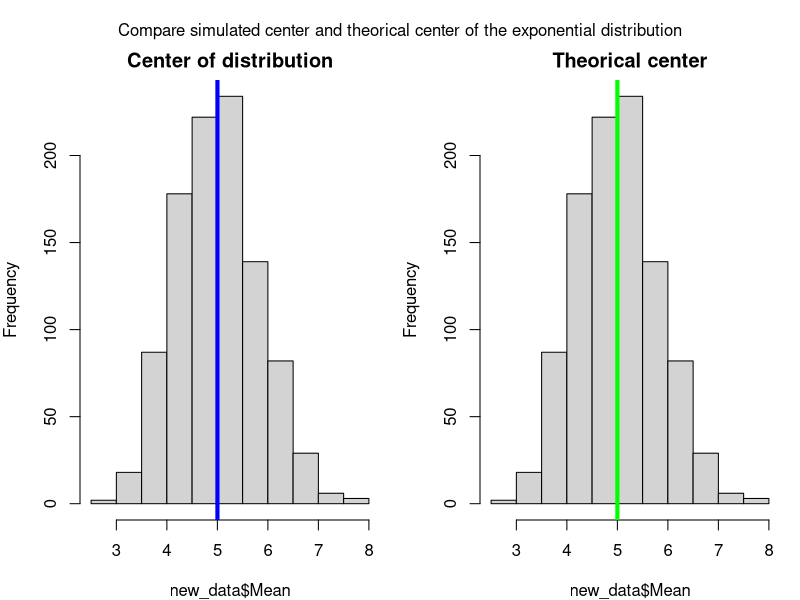
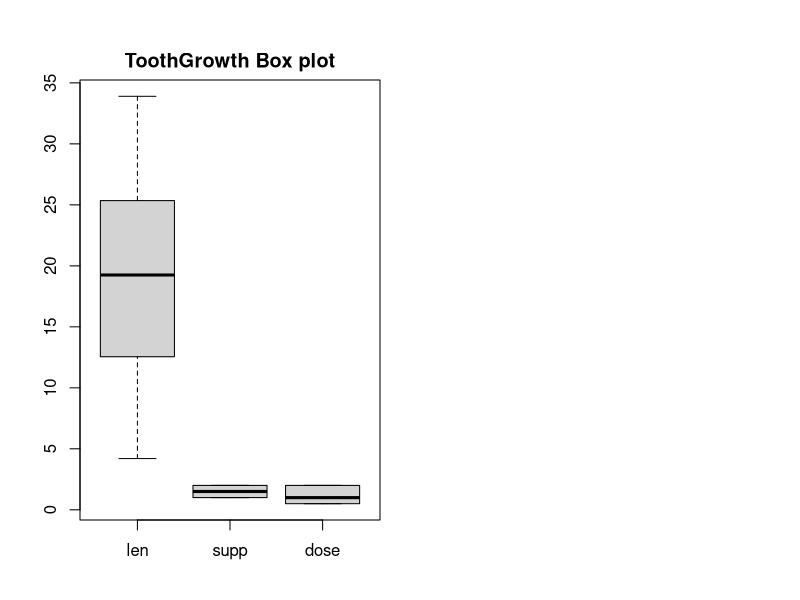

These charts were generated, in order, by the following R code:
## ---- chunk 1
#Simulation of exponential distribution
n<-40; nosim <- 1000; lambda <- 0.2
#Data 
dist <- matrix(rexp(nosim*n, lambda), nosim)
data <- data.frame(dist)
## ---- chunk 2
#Generate Distribution of mean columns data
meanDist <- vector(); sdDist <- vector()
for (i in 1:nrow(data)){
    meanDist[i] <- mean(dist[i,],na.rm=T)
    sdDist[i] <- sd(dist[i,],na.rm=T)
}  
new_data <- data.frame(cbind(meanDist,sdDist))
names(new_data) <- c("Mean","SD")
# compare means 
Table = data.frame(cbind(mean(new_data$Mean),1/lambda)); names(Table) <- c("Simulated","Theorical")
## ---- chunk 3
paste("The simulated center of the distribution ", Table$Simulated, "is close to  the theorical center of the distribution :", Table$Theorical)
## ---- chunk 4
par(mfrow = c(1, 2), mar = c(4, 4, 2, 1), oma = c(0, 0, 2, 0)) 
with(data, {
    hist(new_data$Mean,main="Center of distribution")
    abline(v=mean(new_data$Mean),lwd=4,col="blue")
    hist(new_data$Mean,main="Theorical center")
    abline(v=1/lambda,lwd=4,col="green")
    mtext("Compare simulated center and theorical center of the exponential distribution", outer = TRUE)
})
## ---- chunk 5
# compare means 
Table = data.frame(cbind(mean(new_data$SD),1/lambda));names(Table) <- c("Simulated","Theorical")
## ---- chunk 6
library(xtable);xt <- xtable(Table);print(xt, type = "html")
## ---- chunk 7
#Confidence interval  
xbar <- mean(new_data$Mean)
var <- var(new_data$Mean)
ME <- 1.96*sqrt(var/1000)
xbar +c(-ME,+ME)
## ---- chunk 8
#Simulation of exponential distribution
library(datasets);data(ToothGrowth) 
data <- ToothGrowth
boxplot(data,main="ToothGrowth Box plot")
## ---- chunk 9
#Simulation of exponential distribution
summary(data)
## ---- chunk 10
#Simulation of exponential distribution
#library(UsingR)
#Len for VC
vc05 = data$len[data$supp=="VC" & data$dose==0.5]; vc1 = data$len[data$supp=="VC" & data$dose==1.0];vc2 = data$len[data$supp=="VC" & data$dose==2.0]
#Len for OJ
oj05 = data$len[data$supp=="OJ" & data$dose==0.5]; oj1 = data$len[data$supp=="OJ" & data$dose==1.0];oj2 = data$len[data$supp=="OJ" & data$dose==2.0]
## ---- chunk 11
t.test(vc05 - vc1)

